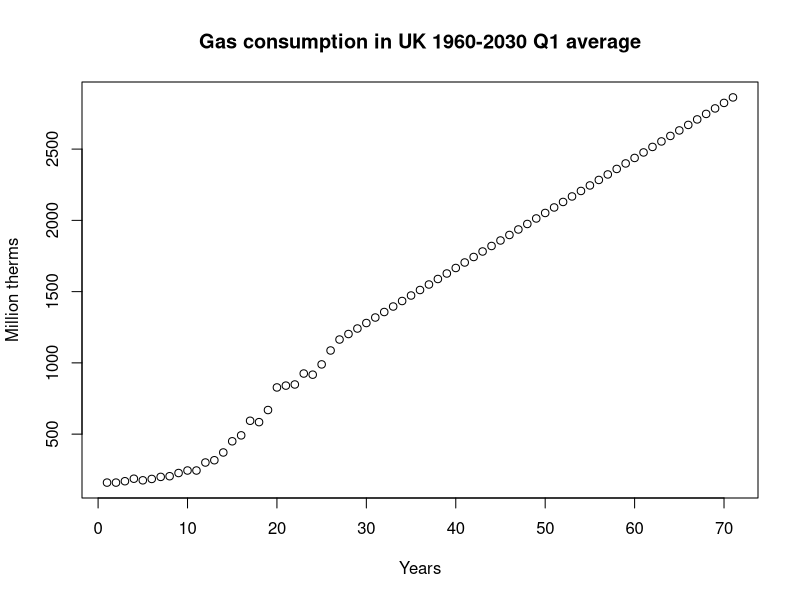
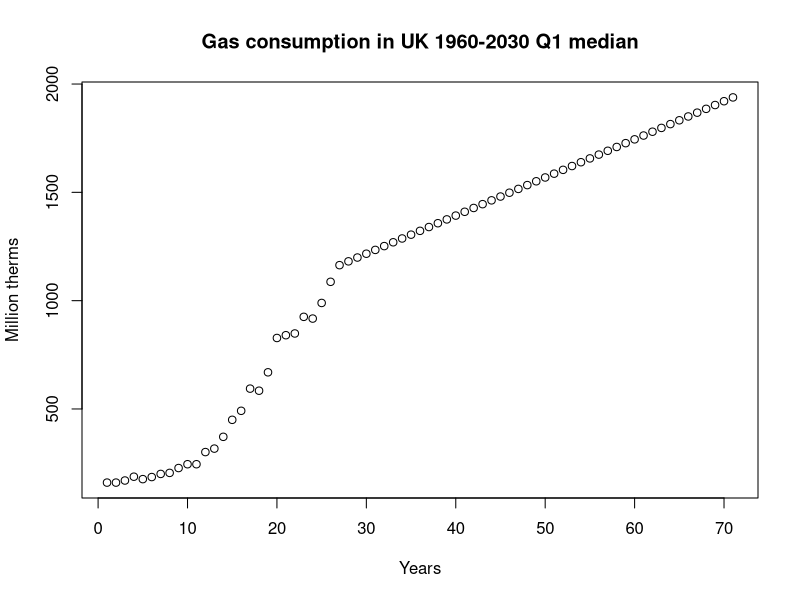
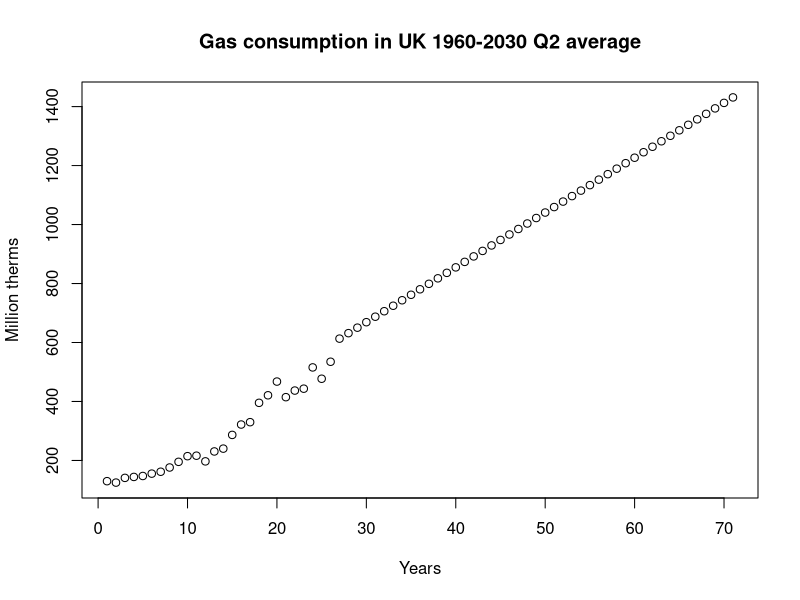
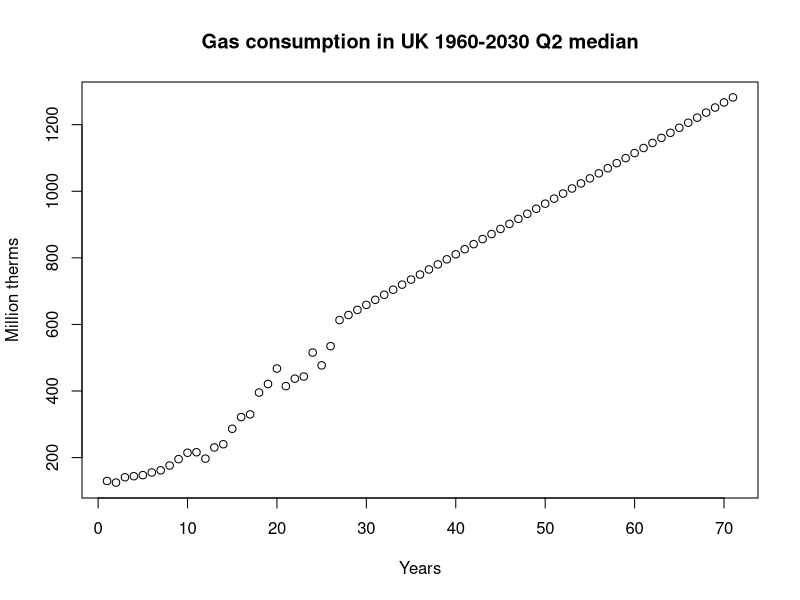
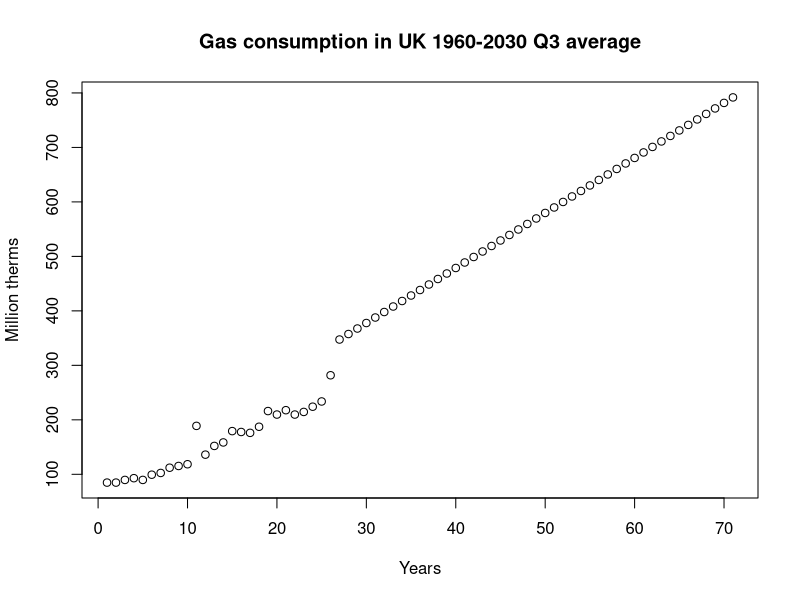
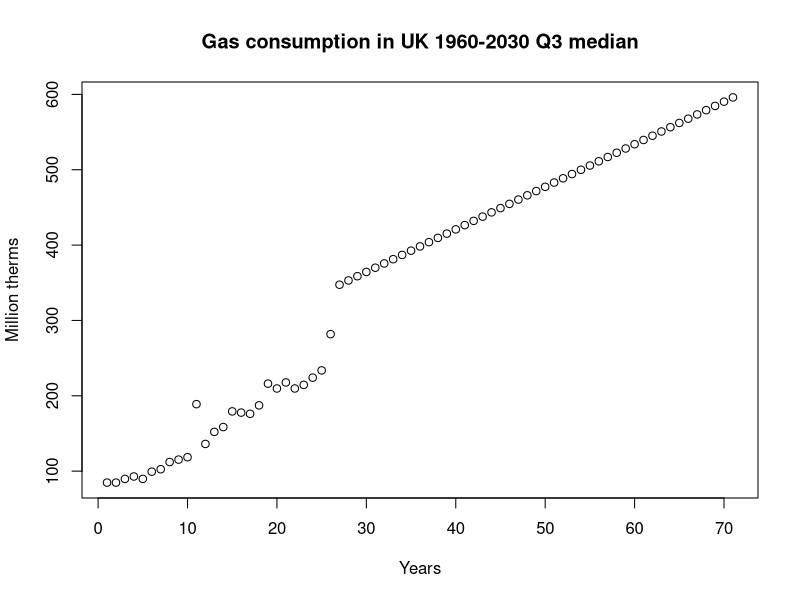
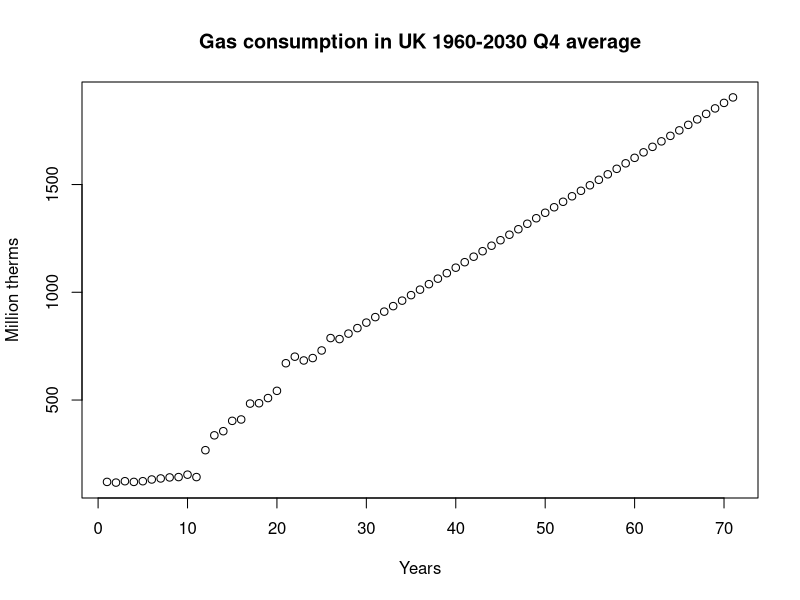
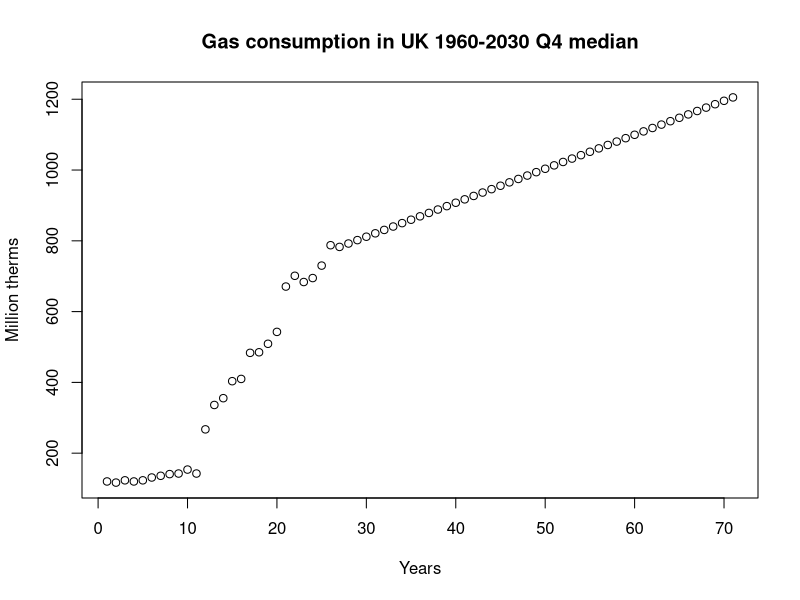

The R script that drew these images, in order:
# Get all values for first quarter each year
q1 <- numeric(0)
n <- 4
counter <- -1
for (i in UKgas){
  counter = counter+1
  if(counter %% n == 0)
    q1 <- c(q1,i)
}

# Get all values for second quarter each year
q2 <- numeric(0)
n <- 4
counter <- -2
for (i in UKgas){
  counter = counter+1
  if(counter %% n == 0)
    q2 <- c(q2,i)
}

# Get all values for third quarter each year
q3 <- numeric(0)
n <- 4
counter <- -3
for (i in UKgas){
  counter = counter+1
  if(counter %% n == 0)
    q3 <- c(q3,i)
}

# Get all values for fourth quarter each year
q4 <- numeric(0)
n <- 4
counter <- 0
for (i in UKgas){
  counter = counter+1
  if(counter %% n == 0)
    q4 <- c(q4,i)
}

#Calculate average for each quarter
avgQ1 <- mean(q1)
avgQ2 <- mean(q2)
avgQ3 <- mean(q3)
avgQ4 <- mean(q4)

yearToCheck <- 2030
lastYearInDS <- 1986
yearsToAdd <- c(yearToCheck - lastYearInDS)

#Calculate average increase per year for Q1
increaseQ1 <- ((q1[1]+q1[2])/2+(q1[2]+q1[3])/2+(q1[3]+q1[4])/2+
  (q1[4]+q1[5])/2+(q1[5]+q1[6])/2+(q1[6]+q1[7])/2+(q1[7]+q1[8])/2+
  (q1[8]+q1[9])/2+(q1[9]+q1[10])/2+(q1[10]+q1[11])/2+(q1[11]+q1[12])/2+
  (q1[12]+q1[13])/2+(q1[13]+q1[14])/2+(q1[14]+q1[15])/2+(q1[15]+q1[16])/2+
  (q1[16]+q1[17])/2+(q1[17]+q1[18])/2+(q1[18]+q1[19])/2+(q1[19]+q1[20])/2+
  (q1[20]+q1[21])/2+(q1[21]+q1[22])/2+(q1[22]+q1[23])/2+(q1[23]+q1[24])/2+
  (q1[24]+q1[25])/2+(q1[25]+q1[26])/2+(q1[26]+q1[27])/2)/27

#Calculate average increase per year for Q2
increaseQ2 <- ((q2[1]+q2[2])/2+(q2[2]+q2[3])/2+(q2[3]+q2[4])/2+
                 (q2[4]+q2[5])/2+(q2[5]+q2[6])/2+(q2[6]+q2[7])/2+(q2[7]+q2[8])/2+
                 (q2[8]+q2[9])/2+(q2[9]+q2[10])/2+(q2[10]+q2[11])/2+(q2[11]+q2[12])/2+
                 (q2[12]+q2[13])/2+(q2[13]+q2[14])/2+(q2[14]+q2[15])/2+(q2[15]+q2[16])/2+
                 (q2[16]+q2[17])/2+(q2[17]+q2[18])/2+(q2[18]+q2[19])/2+(q2[19]+q2[20])/2+
                 (q2[20]+q2[21])/2+(q2[21]+q2[22])/2+(q2[22]+q2[23])/2+(q2[23]+q2[24])/2+
                 (q2[24]+q2[25])/2+(q2[25]+q2[26])/2+(q2[26]+q2[27])/2)/27

#Calculate average increase per year for Q3
increaseQ3 <- ((q3[1]+q3[2])/2+(q3[2]+q3[3])/2+(q3[3]+q3[4])/2+
                 (q3[4]+q3[5])/2+(q3[5]+q3[6])/2+(q3[6]+q3[7])/2+(q3[7]+q3[8])/2+
                 (q3[8]+q3[9])/2+(q3[9]+q3[10])/2+(q3[10]+q3[11])/2+(q3[11]+q3[12])/2+
                 (q3[12]+q3[13])/2+(q3[13]+q3[14])/2+(q3[14]+q3[15])/2+(q3[15]+q3[16])/2+
                 (q3[16]+q3[17])/2+(q3[17]+q3[18])/2+(q3[18]+q3[19])/2+(q3[19]+q3[20])/2+
                 (q3[20]+q3[21])/2+(q3[21]+q3[22])/2+(q3[22]+q3[23])/2+(q3[23]+q3[24])/2+
                 (q3[24]+q3[25])/2+(q3[25]+q3[26])/2+(q3[26]+q3[27])/2)/27

#Calculate average increase per year for Q4
increaseQ4 <- ((q4[1]+q4[2])/2+(q4[2]+q4[3])/2+(q4[3]+q4[4])/2+
                 (q4[4]+q4[5])/2+(q4[5]+q4[6])/2+(q4[6]+q4[7])/2+(q4[7]+q4[8])/2+
                 (q4[8]+q4[9])/2+(q4[9]+q4[10])/2+(q4[10]+q4[11])/2+(q4[11]+q4[12])/2+
                 (q4[12]+q4[13])/2+(q4[13]+q4[14])/2+(q4[14]+q4[15])/2+(q4[15]+q4[16])/2+
                 (q4[16]+q4[17])/2+(q4[17]+q4[18])/2+(q4[18]+q4[19])/2+(q4[19]+q4[20])/2+
                 (q4[20]+q4[21])/2+(q4[21]+q4[22])/2+(q4[22]+q4[23])/2+(q4[23]+q4[24])/2+
                 (q4[24]+q4[25])/2+(q4[25]+q4[26])/2+(q4[26]+q4[27])/2)/27

#calculate diff between years for q1
q1_1_2 <- q1[2]-q1[1]
q1_2_3 <- q1[3]-q1[2]
q1_3_4 <- q1[4]-q1[3]
q1_4_5 <- q1[5]-q1[4]
q1_5_6 <- q1[6]-q1[5]
q1_6_7 <- q1[7]-q1[6]
q1_7_8 <- q1[8]-q1[7]
q1_8_9 <- q1[9]-q1[8]
q1_9_10 <- q1[10]-q1[9]
q1_10_11 <- q1[11]-q1[10]
q1_11_12 <- q1[12]-q1[11]
q1_12_13 <- q1[13]-q1[12]
q1_13_14 <- q1[14]-q1[13]
q1_14_15 <- q1[15]-q1[14]
q1_15_16 <- q1[16]-q1[15]
q1_16_17 <- q1[17]-q1[16]
q1_17_18 <- q1[18]-q1[17]
q1_18_19 <- q1[19]-q1[18]
q1_19_20 <- q1[20]-q1[19]
q1_20_21 <- q1[21]-q1[20]
q1_21_22 <- q1[22]-q1[21]
q1_22_23 <- q1[23]-q1[22]
q1_23_24 <- q1[24]-q1[23]
q1_24_25 <- q1[25]-q1[24]
q1_25_26 <- q1[26]-q1[25]
q1_26_27 <- q1[27]-q1[26]

#Add the diff each year to a vector
increaseEachYearQ1 <- c(q1_1_2,q1_2_3,q1_3_4,q1_4_5,q1_5_6,q1_6_7,q1_7_8,q1_8_9,q1_9_10,q1_10_11,q1_11_12,q1_12_13,q1_13_14,
                        q1_14_15,q1_15_16,q1_16_17,q1_17_18,q1_18_19,q1_19_20,q1_20_21,q1_21_22,q1_22_23,q1_23_24,q1_24_25,
                        q1_25_26,q1_26_27)
#calculate mean and average increase
medianIncreaseQ1 <- median(increaseEachYearQ1)
averageIncreaseQ1 <- mean(increaseEachYearQ1)

#calculate presumed consumption in year 2030 for Q1 using both mean and average method
presumedConsumption2030Q1MedianMethod <- (medianIncreaseQ1*yearsToAdd)+q1[27]
presumedConsumption2030Q1AverageMethod <- (averageIncreaseQ1*yearsToAdd)+q1[27]

#calculate diff between years for q2
q2_1_2 <- q2[2]-q2[1]
q2_2_3 <- q2[3]-q2[2]
q2_3_4 <- q2[4]-q2[3]
q2_4_5 <- q2[5]-q2[4]
q2_5_6 <- q2[6]-q2[5]
q2_6_7 <- q2[7]-q2[6]
q2_7_8 <- q2[8]-q2[7]
q2_8_9 <- q2[9]-q2[8]
q2_9_10 <- q2[10]-q2[9]
q2_10_11 <- q2[11]-q2[10]
q2_11_12 <- q2[12]-q2[11]
q2_12_13 <- q2[13]-q2[12]
q2_13_14 <- q2[14]-q2[13]
q2_14_15 <- q2[15]-q2[14]
q2_15_16 <- q2[16]-q2[15]
q2_16_17 <- q2[17]-q2[16]
q2_17_18 <- q2[18]-q2[17]
q2_18_19 <- q2[19]-q2[18]
q2_19_20 <- q2[20]-q2[19]
q2_20_21 <- q2[21]-q2[20]
q2_21_22 <- q2[22]-q2[21]
q2_22_23 <- q2[23]-q2[22]
q2_23_24 <- q2[24]-q2[23]
q2_24_25 <- q2[25]-q2[24]
q2_25_26 <- q2[26]-q2[25]
q2_26_27 <- q2[27]-q2[26]

#Add the diff each year to a vector
increaseEachYearQ2 <- c(q2_1_2,q2_2_3,q2_3_4,q2_4_5,q2_5_6,q2_6_7,q2_7_8,q2_8_9,q2_9_10,q2_10_11,q2_11_12,q2_12_13,q2_13_14,
                        q2_14_15,q2_15_16,q2_16_17,q2_17_18,q2_18_19,q2_19_20,q2_20_21,q2_21_22,q2_22_23,q2_23_24,q2_24_25,
                        q2_25_26,q2_26_27)
#calculate mean and average increase
medianIncreaseQ2 <- median(increaseEachYearQ2)
averageIncreaseQ2 <- mean(increaseEachYearQ2)

#calculate presumed consumption in year 2030 for Q3 using both mean and average method
presumedConsumption2030Q2MedianMethod <- (medianIncreaseQ2*yearsToAdd)+q2[27]
presumedConsumption2030Q2AverageMethod <- (averageIncreaseQ2*yearsToAdd)+q2[27]

#calculate diff between years for q3
q3_1_2 <- q3[2]-q3[1]
q3_2_3 <- q3[3]-q3[2]
q3_3_4 <- q3[4]-q3[3]
q3_4_5 <- q3[5]-q3[4]
q3_5_6 <- q3[6]-q3[5]
q3_6_7 <- q3[7]-q3[6]
q3_7_8 <- q3[8]-q3[7]
q3_8_9 <- q3[9]-q3[8]
q3_9_10 <- q3[10]-q3[9]
q3_10_11 <- q3[11]-q3[10]
q3_11_12 <- q3[12]-q3[11]
q3_12_13 <- q3[13]-q3[12]
q3_13_14 <- q3[14]-q3[13]
q3_14_15 <- q3[15]-q3[14]
q3_15_16 <- q3[16]-q3[15]
q3_16_17 <- q3[17]-q3[16]
q3_17_18 <- q3[18]-q3[17]
q3_18_19 <- q3[19]-q3[18]
q3_19_20 <- q3[20]-q3[19]
q3_20_21 <- q3[21]-q3[20]
q3_21_22 <- q3[22]-q3[21]
q3_22_23 <- q3[23]-q3[22]
q3_23_24 <- q3[24]-q3[23]
q3_24_25 <- q3[25]-q3[24]
q3_25_26 <- q3[26]-q3[25]
q3_26_27 <- q3[27]-q3[26]

#Add the diff each year to a vector
increaseEachYearQ3 <- c(q3_1_2,q3_2_3,q3_3_4,q3_4_5,q3_5_6,q3_6_7,q3_7_8,q3_8_9,q3_9_10,q3_10_11,q3_11_12,q3_12_13,q3_13_14,
                        q3_14_15,q3_15_16,q3_16_17,q3_17_18,q3_18_19,q3_19_20,q3_20_21,q3_21_22,q3_22_23,q3_23_24,q3_24_25,
                        q3_25_26,q3_26_27)
#calculate mean and average increase
medianIncreaseQ3 <- median(increaseEachYearQ3)
averageIncreaseQ3 <- mean(increaseEachYearQ3)

#calculate presumed consumption in year 2030 for Q3 using both mean and average method
presumedConsumption2030Q3MedianMethod <- (medianIncreaseQ3*yearsToAdd)+q3[27]
presumedConsumption2030Q3AverageMethod <- (averageIncreaseQ3*yearsToAdd)+q3[27]

#calculate diff between years for q4
q4_1_2 <- q4[2]-q4[1]
q4_2_3 <- q4[3]-q4[2]
q4_3_4 <- q4[4]-q4[3]
q4_4_5 <- q4[5]-q4[4]
q4_5_6 <- q4[6]-q4[5]
q4_6_7 <- q4[7]-q4[6]
q4_7_8 <- q4[8]-q4[7]
q4_8_9 <- q4[9]-q4[8]
q4_9_10 <- q4[10]-q4[9]
q4_10_11 <- q4[11]-q4[10]
q4_11_12 <- q4[12]-q4[11]
q4_12_13 <- q4[13]-q4[12]
q4_13_14 <- q4[14]-q4[13]
q4_14_15 <- q4[15]-q4[14]
q4_15_16 <- q4[16]-q4[15]
q4_16_17 <- q4[17]-q4[16]
q4_17_18 <- q4[18]-q4[17]
q4_18_19 <- q4[19]-q4[18]
q4_19_20 <- q4[20]-q4[19]
q4_20_21 <- q4[21]-q4[20]
q4_21_22 <- q4[22]-q4[21]
q4_22_23 <- q4[23]-q4[22]
q4_23_24 <- q4[24]-q4[23]
q4_24_25 <- q4[25]-q4[24]
q4_25_26 <- q4[26]-q4[25]
q4_26_27 <- q4[27]-q4[26]

#Add the diff each year to a vector
increaseEachYearQ4 <- c(q4_1_2,q4_2_3,q4_3_4,q4_4_5,q4_5_6,q4_6_7,q4_7_8,q4_8_9,q4_9_10,q4_10_11,q4_11_12,q4_12_13,q4_13_14,
                        q4_14_15,q4_15_16,q4_16_17,q4_17_18,q4_18_19,q4_19_20,q4_20_21,q4_21_22,q4_22_23,q4_23_24,q4_24_25,
                        q4_25_26,q4_26_27)
#calculate mean and average increase
medianIncreaseQ4 <- median(increaseEachYearQ4)
averageIncreaseQ4 <- mean(increaseEachYearQ4)

#calculate presumed consumption in year 2030 for Q4 using both mean and average method
presumedConsumption2030Q4MedianMethod <- (medianIncreaseQ4*yearsToAdd)+q4[27]
presumedConsumption2030Q4AverageMethod <- (averageIncreaseQ4*yearsToAdd)+q4[27]

#Make some printouts
print(paste("The presumed consumption for year 2030 first quarter using median method would be ", presumedConsumption2030Q1MedianMethod))
print(paste("The presumed consumption for year 2030 first quarter using average method would be ", presumedConsumption2030Q1AverageMethod))

print(paste("The presumed consumption for year 2030 second quarter using median method would be ", presumedConsumption2030Q2MedianMethod))
print(paste("The presumed consumption for year 2030 second quarter using average method would be ", presumedConsumption2030Q2AverageMethod))

print(paste("The presumed consumption for year 2030 third quarter using median method would be ", presumedConsumption2030Q3MedianMethod))
print(paste("The presumed consumption for year 2030 third quarter using average method would be ", presumedConsumption2030Q3AverageMethod))

print(paste("The presumed consumption for year 2030 fourth quarter using median method would be ", presumedConsumption2030Q4MedianMethod))
print(paste("The presumed consumption for year 2030 fourth quarter using average method would be ", presumedConsumption2030Q4AverageMethod))

#Add new values to existing to get nicer plot
#Q1 mean method
newValue <- q1[27]
Q1WithNewMean <- q1
for(i in 1:yearsToAdd){
  newValue = newValue+averageIncreaseQ1
  Q1WithNewMean <- c(Q1WithNewMean,newValue)
}

#Q1 median method
newValue <- q1[27]
Q1WithNewMedian <- q1
for(i in 1:yearsToAdd){
  newValue = newValue+medianIncreaseQ1
  Q1WithNewMedian <- c(Q1WithNewMedian,newValue)
}

#Q2 mean method
newValue <- q2[27]
Q2WithNewMean <- q2
for(i in 1:yearsToAdd){
  newValue = newValue+averageIncreaseQ2
  Q2WithNewMean <- c(Q2WithNewMean,newValue)
}

#Q2 median method
newValue <- q2[27]
Q2WithNewMedian <- q2
for(i in 1:yearsToAdd){
  newValue = newValue+medianIncreaseQ2
  Q2WithNewMedian <- c(Q2WithNewMedian,newValue)
}

#Q3 mean method
newValue <- q3[27]
Q3WithNewMean <- q3
for(i in 1:yearsToAdd){
  newValue = newValue+averageIncreaseQ3
  Q3WithNewMean <- c(Q3WithNewMean,newValue)
}

#Q3 median method
newValue <- q3[27]
Q3WithNewMedian <- q3
for(i in 1:yearsToAdd){
  newValue = newValue+medianIncreaseQ3
  Q3WithNewMedian <- c(Q3WithNewMedian,newValue)
}

#Q4 mean method
newValue <- q4[27]
Q4WithNewMean <- q4
for(i in 1:yearsToAdd){
  newValue = newValue+averageIncreaseQ4
  Q4WithNewMean <- c(Q4WithNewMean,newValue)
}

#Q4 median method
newValue <- q4[27]
Q4WithNewMedian <- q4
for(i in 1:yearsToAdd){
  newValue = newValue+medianIncreaseQ4
  Q4WithNewMedian <- c(Q4WithNewMedian,newValue)
}



#Plots
plot(Q1WithNewMean, 
     main = "Gas consumption in UK 1960-2030 Q1 average",
     xlab = "Years",
     ylab = "Million therms")
plot(Q1WithNewMedian,
     main = "Gas consumption in UK 1960-2030 Q1 median",
     xlab = "Years",
     ylab = "Million therms")
plot(Q2WithNewMean, 
     main = "Gas consumption in UK 1960-2030 Q2 average",
     xlab = "Years",
     ylab = "Million therms")
plot(Q2WithNewMedian,
     main = "Gas consumption in UK 1960-2030 Q2 median",
     xlab = "Years",
     ylab = "Million therms")
plot(Q3WithNewMean, 
     main = "Gas consumption in UK 1960-2030 Q3 average",
     xlab = "Years",
     ylab = "Million therms")
plot(Q3WithNewMedian,
     main = "Gas consumption in UK 1960-2030 Q3 median",
     xlab = "Years",
     ylab = "Million therms")
plot(Q4WithNewMean, 
     main = "Gas consumption in UK 1960-2030 Q4 average",
     xlab = "Years",
     ylab = "Million therms")
plot(Q4WithNewMedian,
     main = "Gas consumption in UK 1960-2030 Q4 median",
     xlab = "Years",
     ylab = "Million therms")